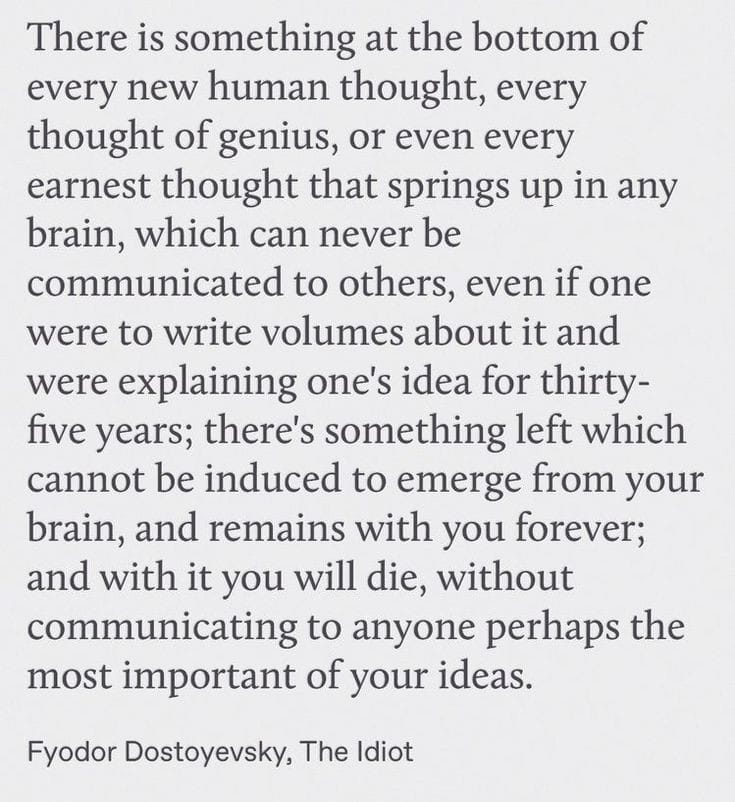
#> input picture EXPERIMENT 06/demo2.jpg, 735 x 802 px, found by its file name
$ python demo2_ocr.py
#> lines starting #> are read from the running program, lines starting #| are printed output that depends on the picture
import cv2
import numpy as np
import matplotlib.pyplot as plt
import pytesseract


pytesseract.pytesseract.tesseract_cmd = r'C:\Program Files\Tesseract-OCR\tesseract.exe'

print("demo hello")

image = cv2.imread('EXPERIMENT 06/demo2.jpg')
#> image is the input picture: shape (802, 735, 3); mean B, G, R 221.2, 219, 219.2
kernel = np.ones((2, 1), np.uint8)
img1 = cv2.erode(image, kernel, iterations=1)
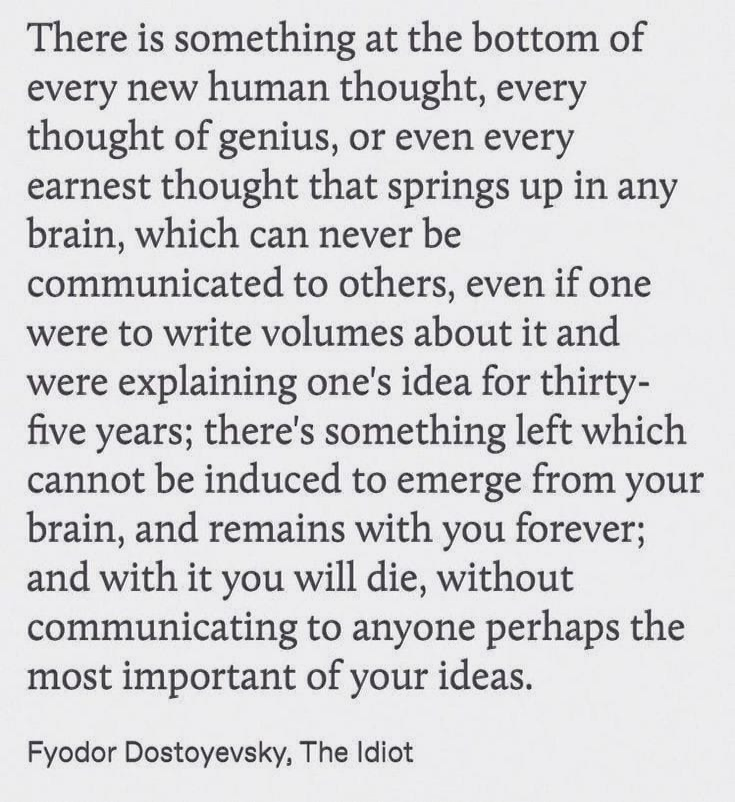
#> img1: shape (802, 735, 3); mean B, G, R 216.7, 214.5, 214.7
img2 = cv2.dilate(image, kernel, iterations=1)
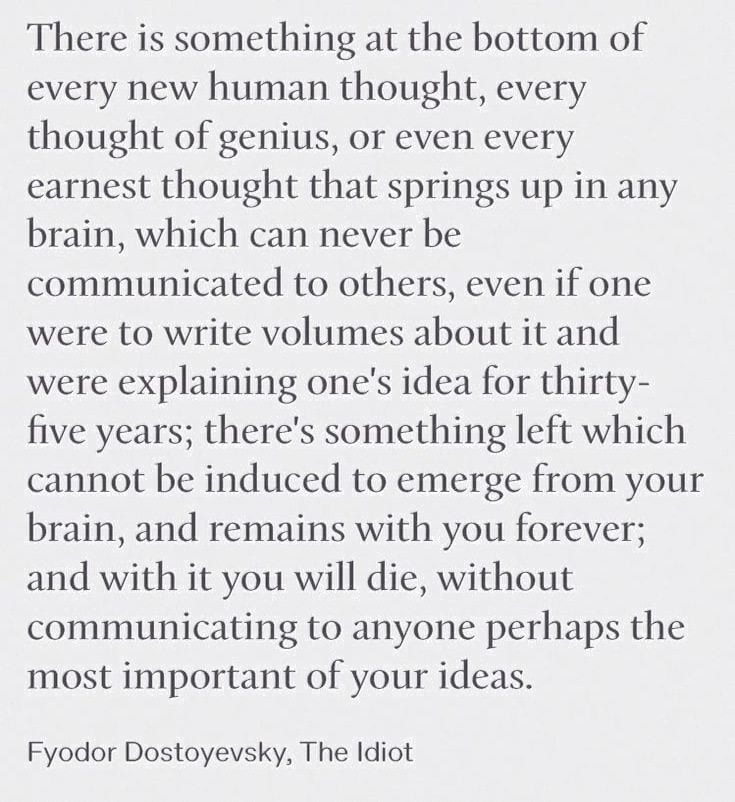
#> img2: shape (802, 735, 3); mean B, G, R 225.6, 223.4, 223.7
#> (the run stopped early here; a loop or call above may not have finished)
